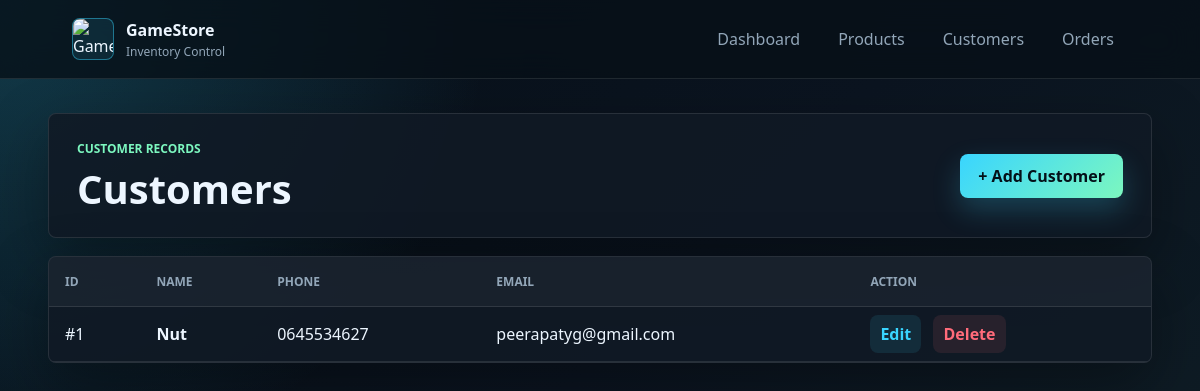
The page /customers on the database as committed earlier.
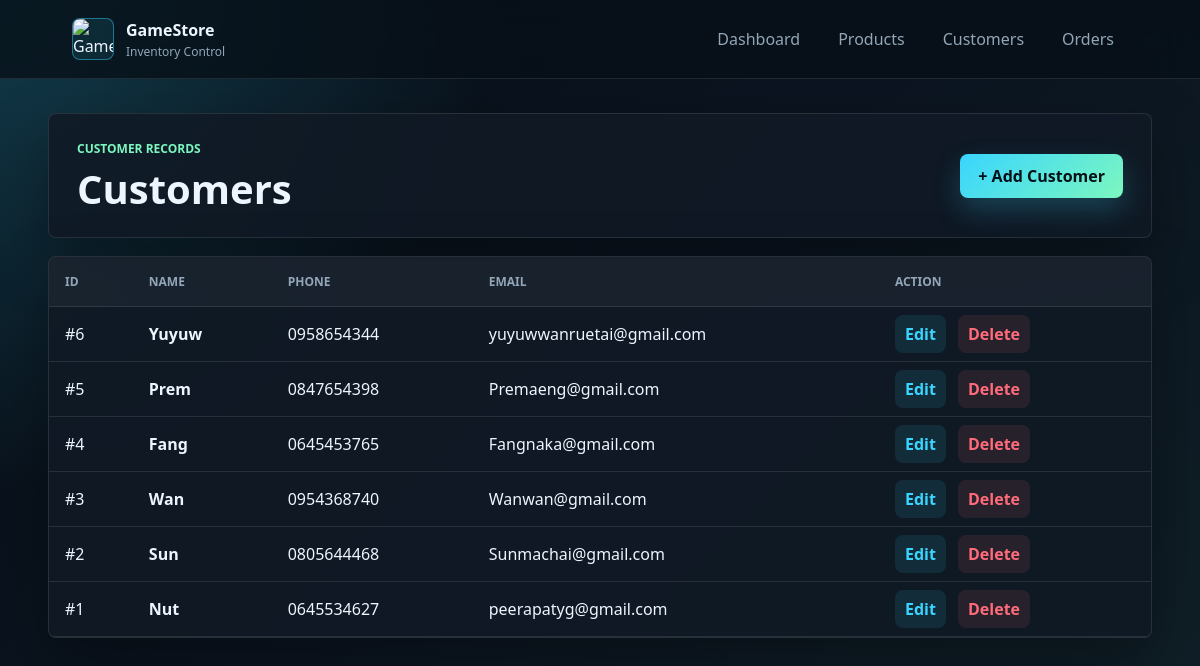
The same page on the database as committed later.
### tables this page shows
CREATE TABLE customers (
    customer_id INTEGER PRIMARY KEY AUTOINCREMENT,
    name TEXT NOT NULL,
    phone TEXT,
    email TEXT UNIQUE
);

### app.py (the view)
@app.route('/customers')
def customers():
    conn = get_db_connection()
    customers = conn.execute('''
        SELECT * FROM customers
        ORDER BY customer_id DESC
    ''').fetchall()
    conn.close()
    return render_template('customers.html', customers=customers)

### app.py (called while the page is built)
def get_db_connection():
    conn = sqlite3.connect(app.config['DATABASE'])
    conn.row_factory = sqlite3.Row
    return conn

### templates/customers.html
{% extends 'base.html' %}
{% block content %}
<div class="page-header">
    <div>
        <p class="eyebrow">Customer Records</p>
        <h1>Customers</h1>
    </div>
    <a class="btn" href="/add_customer">+ Add Customer</a>
</div>
<div class="table-wrap">
    <table>
        <tr>
            <th>ID</th>
            <th>Name</th>
            <th>Phone</th>
            <th>Email</th>
            <th>Action</th>
        </tr>
        {% for c in customers %}
        <tr>
            <td>#{{ c.customer_id }}</td>
            <td><strong>{{ c.name }}</strong></td>
            <td>{{ c.phone }}</td>
            <td>{{ c.email }}</td>
            <td class="actions">
                <a class="link-btn" href="/edit_customer/{{ c.customer_id }}">Edit</a>
                <a class="link-btn danger" href="/delete_customer/{{ c.customer_id }}"
                   onclick="return confirm('Delete this customer?')">Delete</a>
            </td>
        </tr>
        {% else %}
        <tr>
            <td class="empty-state" colspan="5">No customers yet.</td>
        </tr>
        {% endfor %}
    </table>
</div>
{% endblock %}

### templates/base.html (shortened to what this page needs)
<!DOCTYPE html>
<html lang="en">
<head>
    <link rel="stylesheet" href="{{ url_for('static', filename='style.css') }}">
</head>
<body>
    <nav class="topbar">
        <a class="brand" href="/">
            <img class="brand-logo"
                 src="{{ url_for('static', filename='Logo-GameStore.png') }}"
                 alt="GameStore Logo">
            <span>
                <strong>GameStore</strong>
                <small>Inventory Control</small>
            </span>
        </a>
        <div class="nav-links">
            <a href="/">Dashboard</a>
            <a href="/products">Products</a>
            <a href="/customers">Customers</a>
            <a href="/orders">Orders</a>
        </div>
    </nav>
    <main class="container">
        {% block content %}{% endblock %}
    </main>
</body>
</html>

### static/style.css (style rules this page uses)
:root { --bg: #071018; --panel: #101a25; --text: #edf6ff; --muted: #92a6b8; --line: rgba(255, 255, 255, 0.1); --cyan: #39d5ff; --green: #7cf7bf; --red: #ff6b7a; --shadow: 0 22px 60px rgba(0, 0, 0, 0.34); }
* { box-sizing: border-box; }
body { margin: 0; min-height: 100vh; color: var(--text); font-family: "Segoe UI", Arial, sans-serif; background: radial-gradient(circle at top left, rgba(57, 213, 255, 0.22), transparent 34%), linear-gradient(135deg, #071018 0%, #0b1420 48%, #102027 100%); }
a { color: inherit; }
.topbar { display: flex; align-items: center; justify-content: space-between; gap: 24px; padding: 18px 6%; border-bottom: 1px solid var(--line); background: rgba(7, 16, 24, 0.78); backdrop-filter: blur(16px); position: sticky; top: 0; z-index: 10; }
.brand { display: flex; align-items: center; gap: 12px; text-decoration: none; }
.brand-logo { display: block; width: 42px; height: 42px; max-width: 42px; max-height: 42px; flex: 0 0 42px; object-fit: cover; object-position: center; border: 1px solid rgba(57, 213, 255, 0.45); border-radius: 8px; background: rgba(57, 213, 255, 0.1); }
.brand strong, .brand small { display: block; }
.brand small { color: var(--muted); font-size: 12px; margin-top: 2px; }
.nav-links { display: flex; gap: 10px; }
.nav-links a { color: var(--muted); text-decoration: none; padding: 10px 14px; border-radius: 8px; transition: 0.2s ease; }
.container { width: min(1120px, 92%); margin: 34px auto; }
.hero, .page-header, .form-panel, .table-wrap, .card { border: 1px solid var(--line); border-radius: 8px; background: rgba(16, 26, 37, 0.88); box-shadow: var(--shadow); }
.hero h1, .page-header h1 { margin: 0; font-size: 40px; line-height: 1.1; }
.eyebrow { margin: 0 0 10px; color: var(--green); font-size: 12px; font-weight: 800; text-transform: uppercase; }
.page-header { display: flex; align-items: center; justify-content: space-between; gap: 16px; padding: 26px 28px; margin-bottom: 18px; }
.btn, button { display: inline-flex; align-items: center; justify-content: center; min-height: 44px; padding: 0 18px; border: 0; border-radius: 8px; color: #041018; background: linear-gradient(135deg, var(--cyan), var(--green)); font-weight: 800; text-decoration: none; cursor: pointer; box-shadow: 0 12px 28px rgba(57, 213, 255, 0.22); }
.table-wrap { overflow-x: auto; }
table { width: 100%; border-collapse: collapse; min-width: 920px; }
th, td { padding: 16px; text-align: left; border-bottom: 1px solid var(--line); }
th { color: var(--muted); background: rgba(255, 255, 255, 0.04); font-size: 12px; text-transform: uppercase; }
.actions { white-space: nowrap; }
.actions .link-btn { margin-right: 8px; }
.actions .link-btn:last-child { margin-right: 0; }
.link-btn { padding: 8px 10px; border-radius: 8px; color: var(--cyan); background: rgba(57, 213, 255, 0.1); text-decoration: none; font-weight: 700; }
.link-btn.danger { color: var(--red); background: rgba(255, 107, 122, 0.1); }

Rows that differ between the two databases and show on the page:
added customers: customer_id "6", name "Yuyuw", phone "0958654344", email "yuyuwwanruetai@gmail.com"
added customers: customer_id "5", name "Prem", phone "0847654398", email "Premaeng@gmail.com"
added customers: customer_id "4", name "Fang", phone "0645453765", email "Fangnaka@gmail.com"
added customers: customer_id "3", name "Wan", phone "0954368740", email "Wanwan@gmail.com"
added customers: customer_id "2", name "Sun", phone "0805644468", email "Sunmachai@gmail.com"
